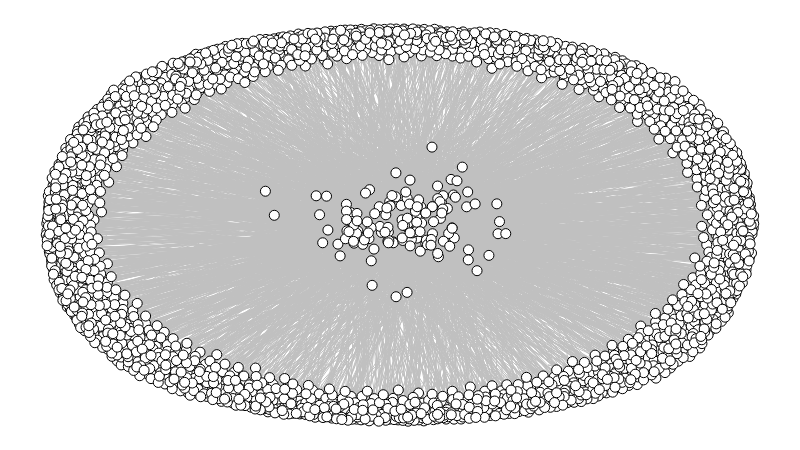

Notebook cell for this chart:
### Code cell
sn.node_size = 10
sn.node_color = (255, 255, 255)

sn.edge_width = 1
sn.edge_color = (192, 192, 192)

sn.node_label_position = 'hover'
g = sn.load_graph('players.gml', has_pos=False)
sn.show_graph(g, nlab=True)

### Figure 1 — Plotly figure (JSON) as saved in the notebook; plotly's stock layout.template omitted (floating-point values rounded to 4 significant figures; data arrays with more than 128 entries replaced by an {"elided": "..."} marker saying what was removed)
{"data": [{"hoverinfo": "none", "line": {"color": "rgb(192, 192, 192)", "width": 1}, "mode": "lines", "type": "scatter", "uid": "638932ce-f1cc-11e8-a4c7-87be7ccff187", "x": {"elided": "31200 float values"}, "y": {"elided": "31200 float values"}}, {"hoverinfo": "text", "marker": {"color": "rgb(255, 255, 255)", "line": {"color": "rgb(0, 0, 0)", "width": 1}, "size": 10}, "mode": "markers", "text": {"elided": "2836 str values"}, "textfont": {"color": "rgb(0, 0, 0)"}, "textposition": "middle center", "type": "scatter", "uid": "638938dc-f1cc-11e8-a4c7-87be7ccff187", "x": {"elided": "2836 float values"}, "y": {"elided": "2836 float values"}}], "layout": {"height": 450, "margin": {"b": 0, "l": 0, "r": 0, "t": 0}, "showlegend": false, "width": 800, "xaxis": {"showgrid": false, "showticklabels": false, "zeroline": false}, "yaxis": {"showgrid": false, "showticklabels": false, "zeroline": false}}}
